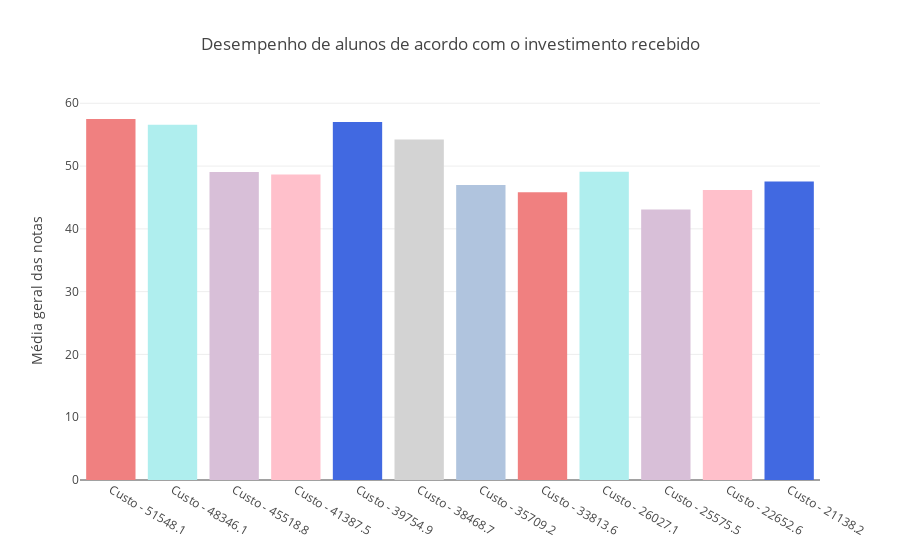

Here is the notebook cell this chart was saved with:
### Markdown cell above
### A nota geral do ENADE dos cursos é influenciada pelo custo aluno? Isto é, quanto mais caro o aluno, mais investimento é feito e maior é a nota?

### Code cell
# Ordenado do maior gasto para o menor gasto
dados_custo['custoAluno_legenda'] = ["Custo - " + str(item) for item in dados_custo['custoAluno']]
dados_custo_filtrado = pd.DataFrame(dados_custo.groupby('custoAluno_legenda')['NT_GER'].mean()).reset_index(
        ).sort_values(by='custoAluno_legenda', ascending=False)
layout = go.Layout(
    title=go.layout.Title(
        text='Desempenho de alunos de acordo com o investimento recebido',
        x=0.5
    ),
    yaxis=go.layout.YAxis(
        title=go.layout.yaxis.Title(
            text='Média geral das notas',
            )
    ),
    showlegend=False)

fig = go.Figure(layout=layout)
fig.add_trace(go.Bar(
            x=dados_custo_filtrado["custoAluno_legenda"],
            y=dados_custo_filtrado["NT_GER"],
            marker_color=["#F08080", "#AFEEEE","#D8BFD8","#FFC0CB","#4169E1", "#D3D3D3", "#B0C4DE",
                         "#F08080", "#AFEEEE","#D8BFD8","#FFC0CB","#4169E1", "#D3D3D3", "#B0C4DE"],
            
    ))
iplot(fig)

### Figure 1 — Plotly figure (JSON) as saved in the notebook; plotly's stock layout.template omitted (floating-point values rounded to 4 significant figures)
{"data": [{"marker": {"color": ["#F08080", "#AFEEEE", "#D8BFD8", "#FFC0CB", "#4169E1", "#D3D3D3", "#B0C4DE", "#F08080", "#AFEEEE", "#D8BFD8", "#FFC0CB", "#4169E1", "#D3D3D3", "#B0C4DE"]}, "type": "bar", "uid": "fe6fa6d7-fec0-4ebe-8460-06041712375d", "x": ["Custo - 51548.1", "Custo - 48346.1", "Custo - 45518.8", "Custo - 41387.5", "Custo - 39754.9", "Custo - 38468.7", "Custo - 35709.2", "Custo - 33813.6", "Custo - 26027.1", "Custo - 25575.5", "Custo - 22652.6", "Custo - 21138.2"], "y": [57.5, 56.56, 49.05, 48.66, 57.03, 54.24, 47.0, 45.82, 49.1, 43.1, 46.18, 47.55]}], "layout": {"showlegend": false, "title": {"text": "Desempenho de alunos de acordo com o investimento recebido", "x": 0.5}, "yaxis": {"title": {"text": "Média geral das notas"}}}}
